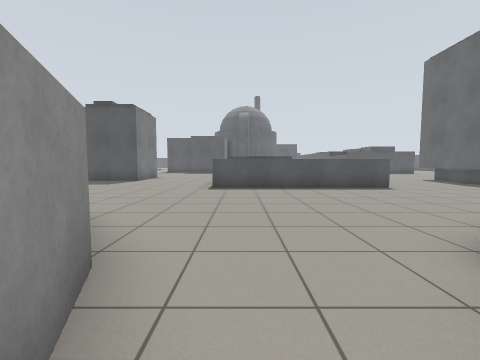
View 1 (above)

24 first-person views from a walk through a Gazebo world. The camera is 0.94 m above the floor, tilts 4° down and sees 90° across. The floor is counted in squares, 1 m on a side. Each view is taken from the middle of a square. On the plan, view 1 faces up. The plan holds only what a view shows up to about 10 squares ahead; the rest is blank. The place goes on beyond the plan.

View 2
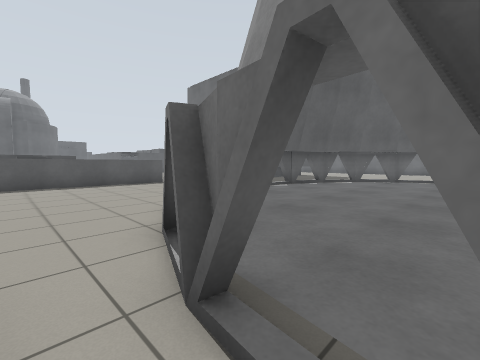

View 3
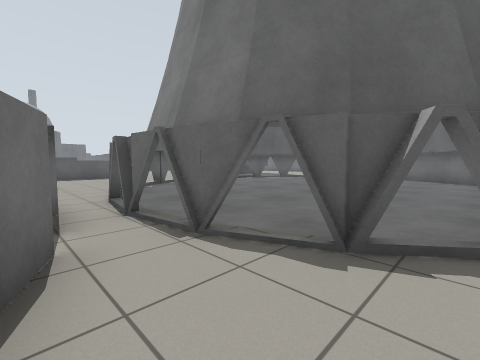

View 4
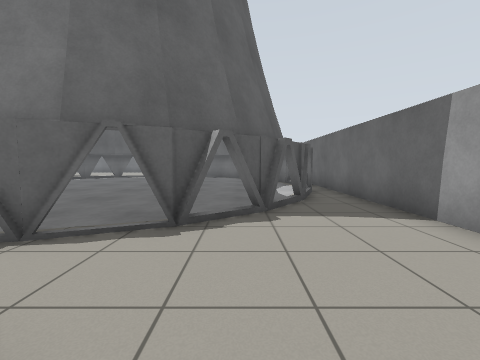

View 5
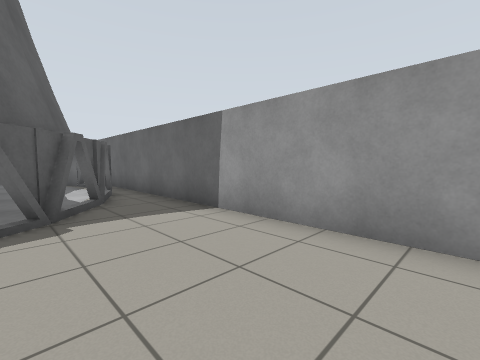

View 6
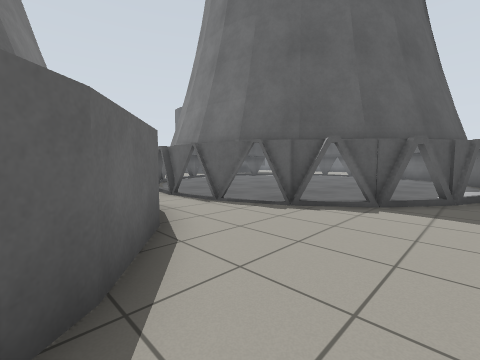

View 7
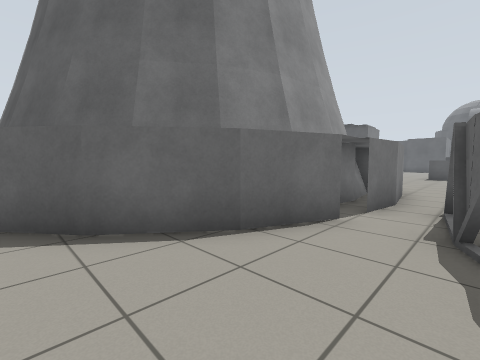

View 8
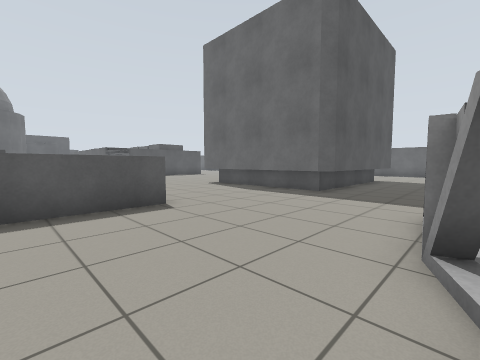

View 9
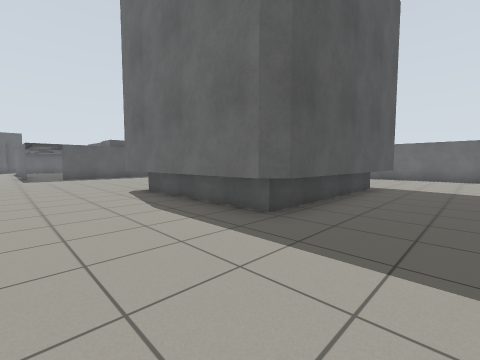

View 10
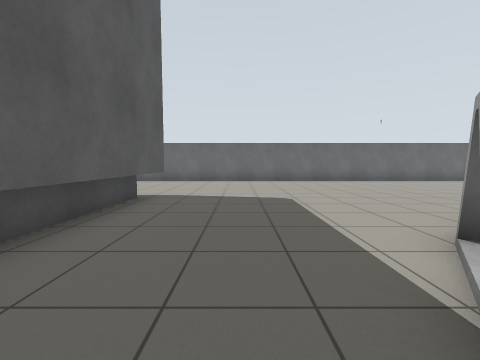

View 11
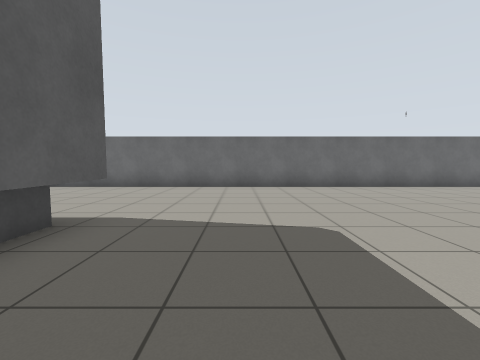

View 12
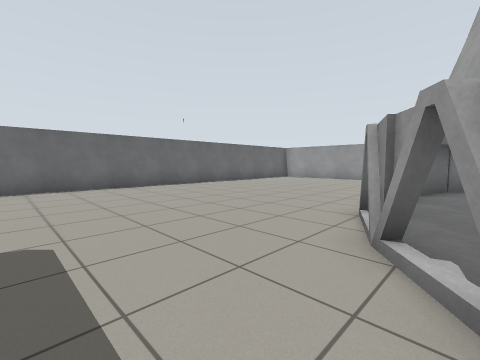

View 13
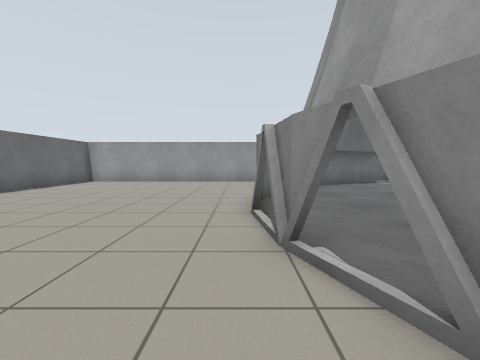

View 14
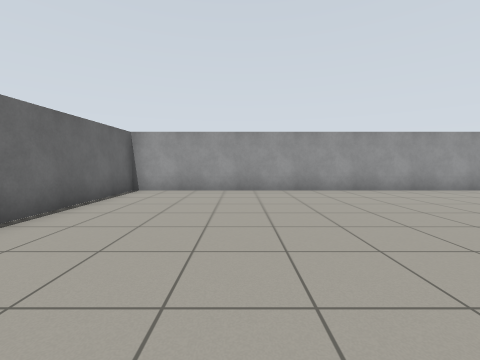

View 15
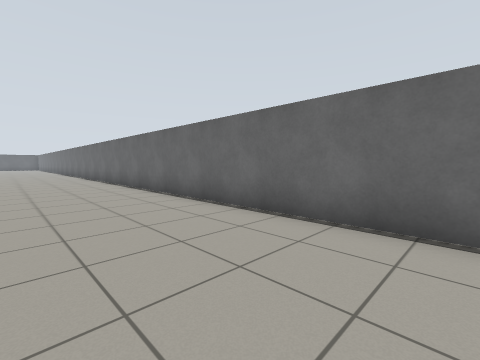

View 16
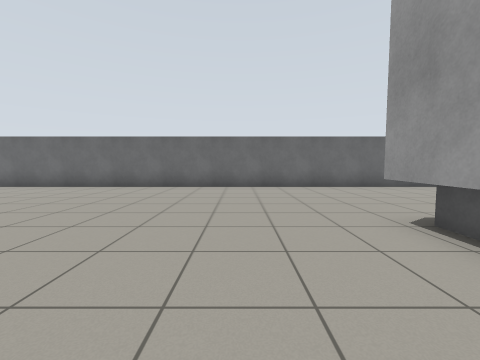

View 17
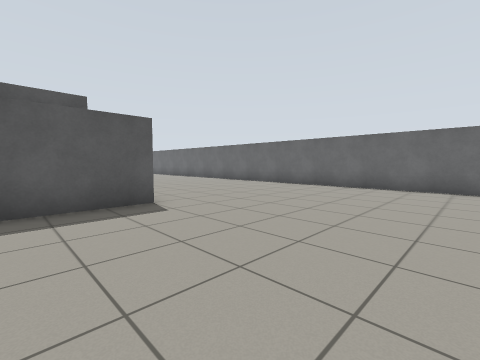

View 18
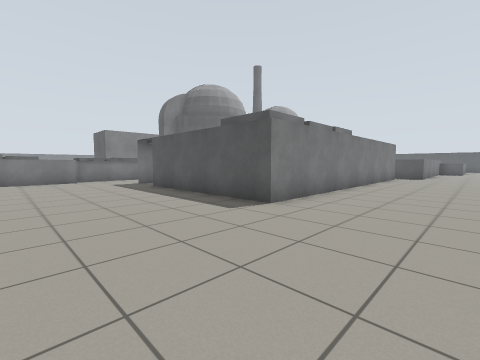

View 19
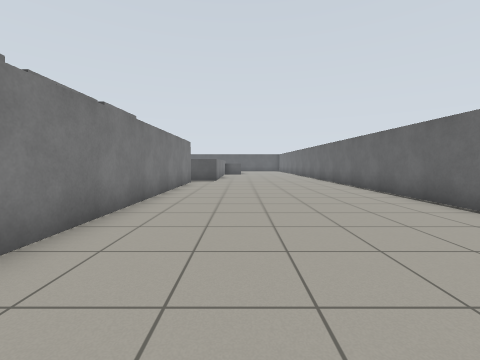

View 20
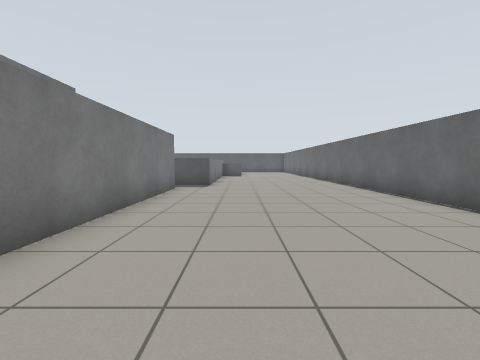

View 21
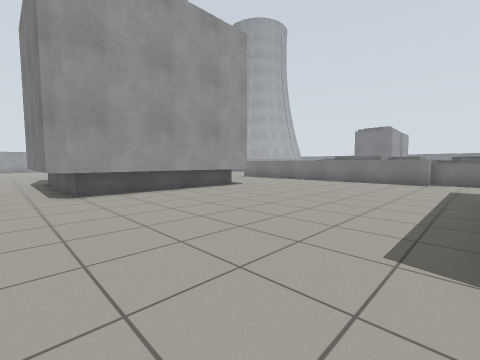

View 22
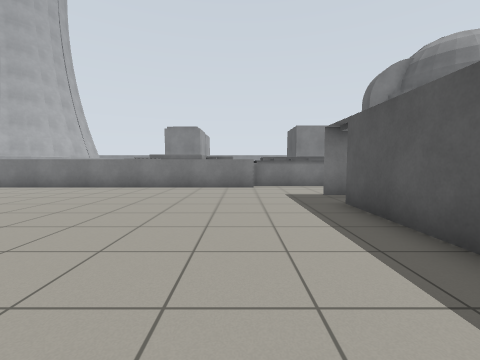

View 23
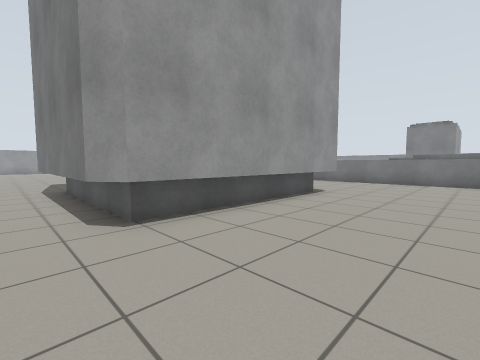

View 24
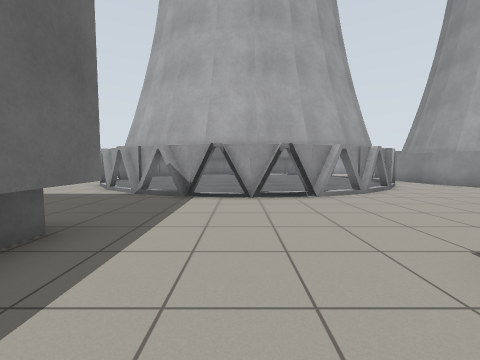

### Floor plan
Key: @ floor where view 1 was taken; # wall or solid block; . floor; = window, fence, low wall or low ledge.
Columns run from 3 left of view 1 to 23 right of it. Each row starts with its distance up from view 1.
 33                   #.......#
 32                   #.......#
 31                   #.......#
 30                   #.......#
 29                   #.......#
 28                   #.......#
 27                   #.......#
 26                   #.......#
 25                   #.......#
 24                   #.......#
 23                   #.......#
 22         #..########.......#
 21         #.................#
 20         #.................#
 19         #.................#
 18         #.................#
 17         #.................#
 16         #.................#
 15       ###.................#
 14         #.................#
 13         #....########.....#
 12         #....=#     #.....#
 11         #....=#     #.....#
 10 ..     ##....=#     #.....#
  9 ..=======....=#     #.....#
  8 .............########.....#
  7 ..............#######.....#
  6 ..........................#
  5 ..........................#
  4  .......#######...........#
  3   ....####   ###..........#
  2  #...###      ###.........#
  1  ##..##        ###........#
  0  ##@##          ##........#
 -1   #.##           #........#
 -2   #.#            #........#
 -3   #.#            #........#
 -4  ##.##           #........#
 -5 ###.##           #........#
 -6 ##...##         ##........#
 -7 #....###         .........#
 -8 ......###     # ..........#
 -9 ........#     #...........#
-10  ########     #############

Positions as (right, up) in squares from view 1, and headings:
1: (0, 0), facing up
2: (0, -2), facing up-right
3: (-1, -7), facing up-right
4: (-2, -7), facing right
5: (-2, -7), facing down-right
6: (-3, -9), facing up-right
7: (1, -8), facing up-left
8: (3, 4), facing up-right
9: (7, 5), facing up-right
10: (10, 5), facing right
11: (13, 5), facing right
12: (13, 4), facing down-right
13: (15, 2), facing down
14: (19, -2), facing down
15: (19, 8), facing up-right
16: (13, 16), facing right
17: (13, 16), facing up-right
18: (19, 17), facing up-left
19: (18, 21), facing up
20: (18, 24), facing up
21: (18, 21), facing down-left
22: (15, 19), facing left
23: (18, 17), facing down-left
24: (8, 11), facing down
